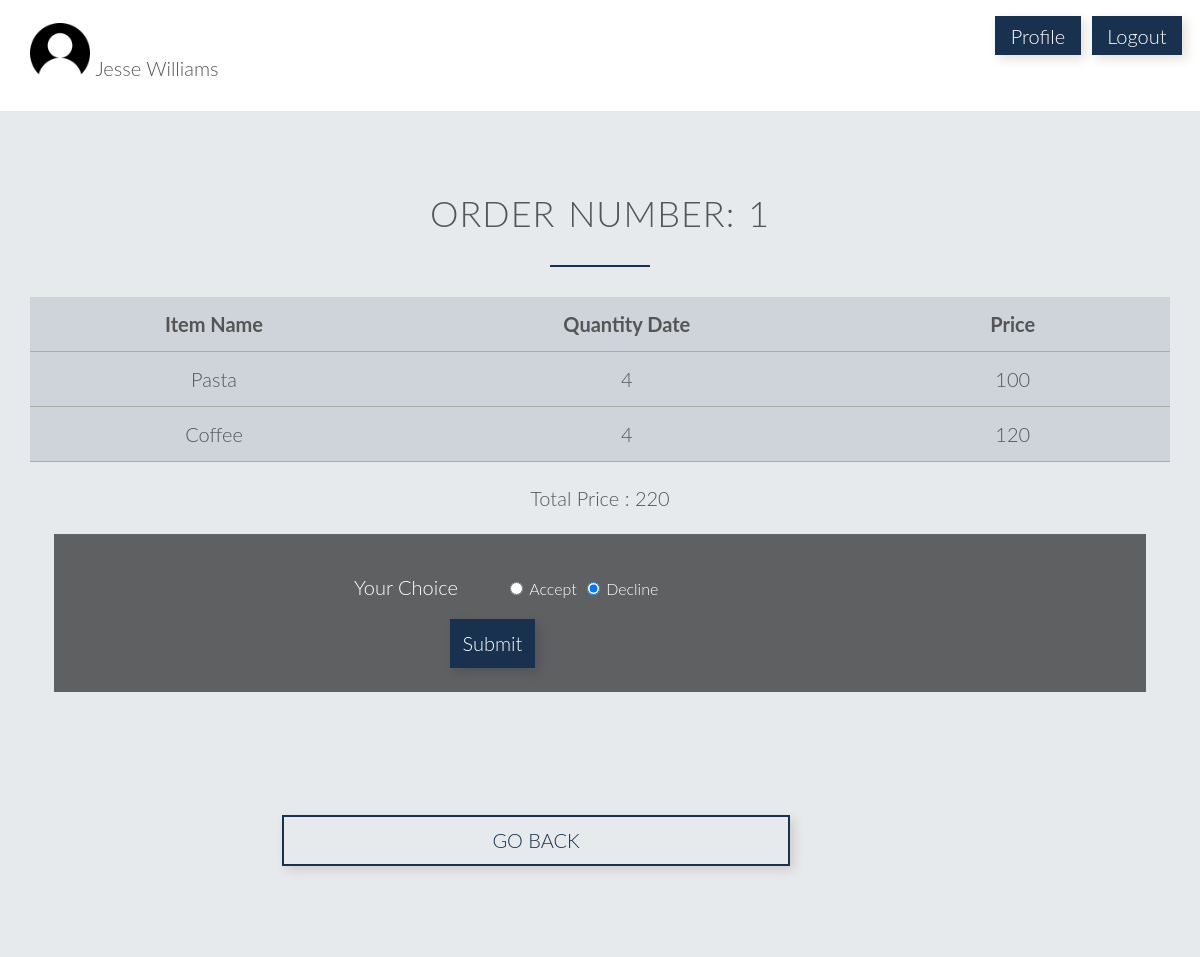
Screenshot of /eordr.php?oid=1 (signed in) with the database file from the repository.
### tables this page shows
CREATE TABLE `employee` (
  `eid` int(11) NOT NULL,
  `name` varchar(25) DEFAULT NULL,
  `join_date` date DEFAULT NULL,
  `streetname` varchar(15) DEFAULT NULL,
  `city` varchar(10) DEFAULT NULL,
  `phone` decimal(30,0) DEFAULT NULL,
  `cid` int(11) DEFAULT NULL
);

CREATE TABLE `orderdet` (
  `oid` int(11) DEFAULT NULL,
  `iid` int(11) DEFAULT NULL,
  `qty` int(11) DEFAULT NULL
);

CREATE TABLE `sjtalacarte` (
  `iid` int(11) NOT NULL,
  `name` varchar(30) DEFAULT NULL,
  `price` int(11) DEFAULT NULL,
  `time` int(11) NOT NULL
);

CREATE TABLE `ord` (
  `oid` int(11) NOT NULL,
  `cid` int(11) DEFAULT NULL,
  `custid` varchar(10) DEFAULT NULL,
  `odate` date DEFAULT NULL,
  `cost` int(11) DEFAULT NULL,
  `status` varchar(15) DEFAULT NULL,
  `eid` int(11) DEFAULT NULL
);

### eordr.php (the view, shortened to what this page needs)
<!DOCTYPE html>
<?php
    include('sessionemp.php');
    $uname = $_SESSION['login_user'];
    $sql = "SELECT * from employee where eid='$uname'";
    $result = mysqli_query($db,$sql);
    $row = mysqli_fetch_array($result,MYSQLI_ASSOC);
    $oid = $_GET['oid'];
?>
<html>
    <head>
        <link rel="stylesheet" type="text/css" href="css/stordstatc.css">
        <link rel="stylesheet" type="text/css" href="css/grid.css">
    </head>
    <body>
        <section class="section-cant">
            <div class="row">
                <div class="col span-10-of-12">
                    <img src="images/person.png" style="border-radius: 20%; width: 5vw;">
                    <div style="display: inline-block; vertical-align: super"><?php echo $row['name']?><br><?php echo $row['custid']?></div>
                </div>
                <div class="col span-1-of-12"><a style="text-decoration: none; background-color: #18314f; padding: 10% 20%; color: white; vertical-align: text-bottom; margin-top: 20%; margin-bottom: 20%; box-shadow: 4px 4px 10px rgba(72, 39, 10, 0.15)" href="profile.php">Profile</a></div>
                <div class="col span-1-of-12"><a style="text-decoration: none; background-color: #18314f; padding: 10% 20%; color: white; vertical-align: text-bottom; margin-top: 20%; margin-bottom: 20%; box-shadow: 4px 4px 10px rgba(72, 39, 10, 0.15)" href="index.php">Logout</a></div>
            </div>
        </section>
        <section class="section-plans">
			<div class="row">
				<h2>Order Number: <?php
                        echo $oid;
                    ?></h2>
			</div>
            <div class="row">
                <table>
                    <tr>
                        <td width=15 style="text-align: center;"><strong>Item Name</strong></td>
                        <td width=15 style="text-align: center;"><strong>Quantity Date</strong></td>
                        <td width=15 style="text-align: center;"><strong>Price</strong></td>
                    </tr>
                    <?php
                        $c = "select * from ord where oid='$oid'";
                        $res = mysqli_query($db,$c);
                        $det = mysqli_fetch_array($res,MYSQLI_ASSOC);
                        $q = "SELECT * from orderdet where oid='$oid'";
                        $r = mysqli_query($db,$q);
                        while($item = mysqli_fetch_array($r,MYSQLI_ASSOC)){
                            $iid = $item['iid'];
                            if($det['cid']==919){
                                $s = "select * from sjtalacarte where iid='$iid'";
                                $quer = mysqli_query($db,$s);
                                $ala = mysqli_fetch_array($quer,MYSQLI_ASSOC);
                                echo "<tr><td style=\"text-align: center;\">".$ala['name']."</td><td style=\"text-align: center;\">".$item['qty']."</td><td style=\"text-align: center;\">".$item['qty']*$ala['price']."</td></tr>";
                            }
                        }
                    ?>
                </table>
                <div style="text-align:center; margin-top: 2vw;">Total Price : <?php echo $det['cost']; ?></div>
                <div style="border: 2px black; margin: 2vw; margin-bottom: -4vw; background-color:rgba(0, 0, 0, 0.59); padding:2vw; color:white;">
                    <form method="post" id="sjt" name="sjt" action="<?php $_PHP_SELF ?>">
                        <label for="rating" style="font-family: 'Lato','Arial', sans-serif;font-weight: 300;font-size: 20px; margin-left:23vw;">Your Choice</label>
                        <input type="radio" name="rating" value=0 style="margin:2vw 0.5vw 2vw 4vw;">Accept
                        <input type="radio" name="rating" value=1 style="margin:2vw 0.5vw 2vw 0.5vw;" checked>Decline<br>
                        <input type="submit" for="sjt" value="Submit" id="Submit" name="Submit" style="box-shadow: 4px 4px 10px rgba(12, 10, 72, 0.15); text-align: center; padding: 1%;border: 2px solid #18314f;background-color: #18314f; color: white; font-family: 'Lato','Arial', sans-serif;font-weight: 300;font-size: 20px;margin-left:31vw;"><br>
                    </form>
                </div>
            </div>
		</section>
        <section class="section-plans">
            <div class="row">
                <a style="text-decoration: none; color:#18314f;" href="emphome.php">
                    <div class="col span-5-of-11" style="box-shadow: 4px 4px 10px rgba(72, 39, 10, 0.15); text-align: center; padding: 1%;border: 2px solid #18314f;margin-left:21vw;">
                        GO BACK
                    </div>
                </a>
            </div>
        </section>
   </body>
</html>

### css/stordstatc.css (style rules this page uses)
* { margin:0; padding: 0; -webkit-box-sizing: border-box; box-sizing: border-box; }
html, body { background-color: #fff; color: #555; font-family: 'Lato','Arial', sans-serif; font-weight: 300; font-size: 20px; text-rendering: optimizeLegibility; overflow-x: hidden; }
.row { max-width: 1140px; margin: 0 auto; }
section { padding: 80px 0px; }
h1, h2, h3 { font-weight: 300; text-transform: uppercase; }
h2 { font-size: 180%; word-spacing: 2px; text-align: center; margin-bottom: 30px; letter-spacing: 1px; }
h2:after { display: block; height: 2px; background-color: #18314f; content: " "; width: 100px; margin: 0 auto; margin-top: 30px; }
table { border:none; width: 100%; border-collapse: collapse; }
th, td { padding: 15px; text-align: left; vertical-align: middle; border: none; border-bottom: 1px solid #aaaaaa; }
tr { background-color: rgba(24, 49, 79, 0.12); }
.section-cant { padding: 1%; }
.section-plans { background-color: rgba(24, 49, 79, 0.1); }
form { font-size: 80%; }

### css/grid.css (style rules this page uses)
.row { zoom: 1; }
.row:before, .row:after { content:""; display:table; }
.row:after { clear:both; }
.col { display: block; float:left; margin: 1% 0 1% 1.6%; }
.col:first-child { margin-left: 0; }
.span-5-of-11 { width: 44.58%; }
.span-10-of-12 { width: 83.06%; }
.span-1-of-12 { width: 6.86%; }

### rows the page displays
employee: name "Jesse Williams"
orderdet: sjtalacarte.name "Pasta", qty "4", $item['qty']*$ala['price'] "100"
orderdet: sjtalacarte.name "Coffee", qty "4", $item['qty']*$ala['price'] "120"
ord: cost "220"

### other values shown
$oid "1"
